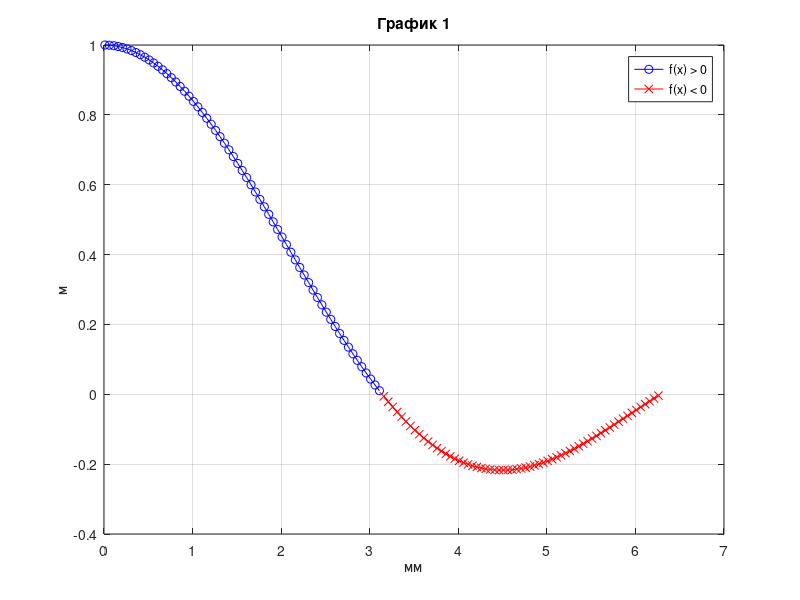
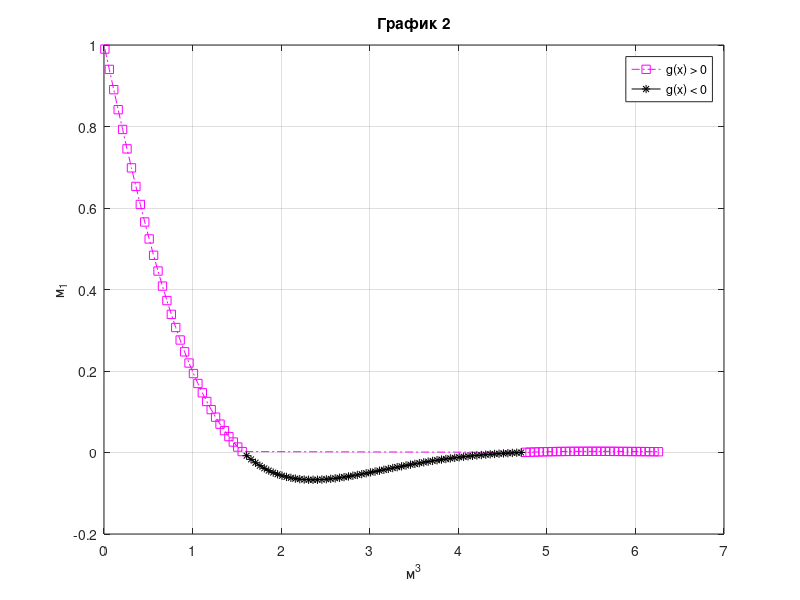
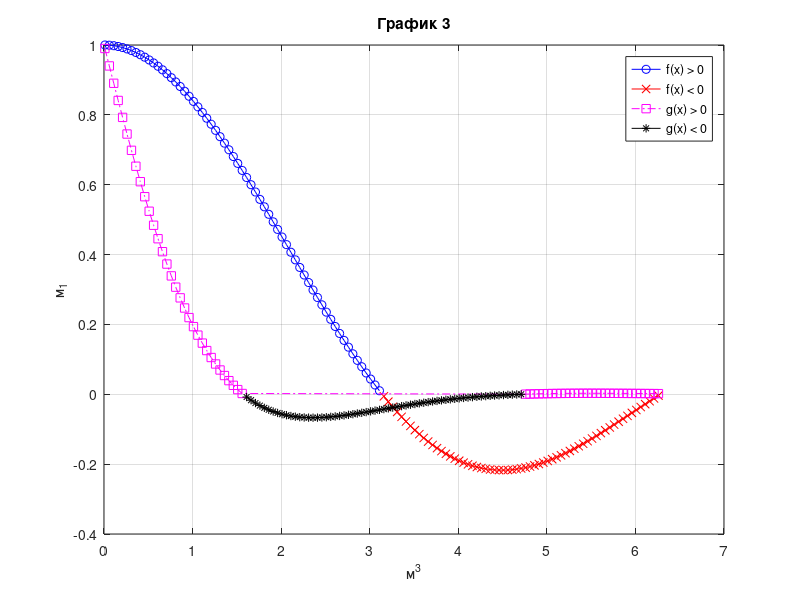
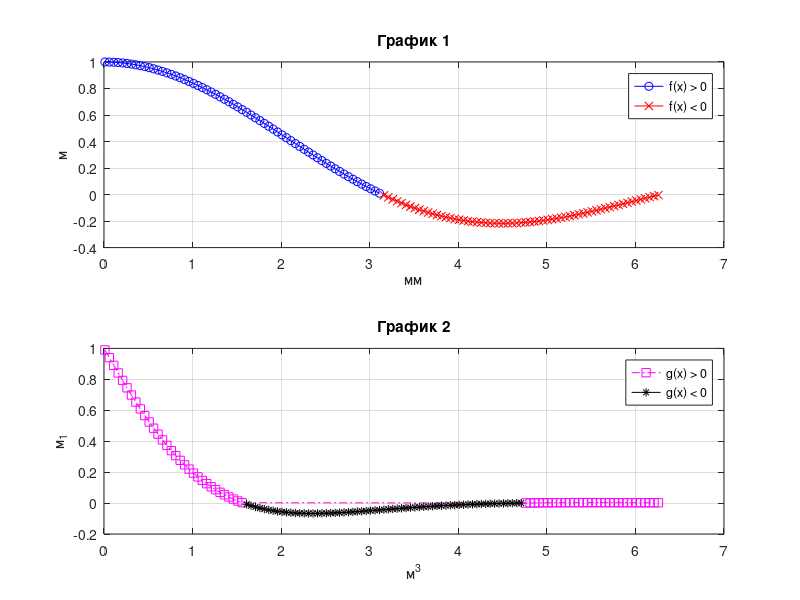

The MATLAB source for these figures, in order:
%% 1
x = 0.01:0.05:2*pi
f = sin(x)./x
g = exp(-x).*cos(x)

% В отдельных окнах
figure;
f1 = f(find(f > 0)); xf1 = x(find(f > 0));
f2 = f(find(f < 0)); xf2 = x(find(f < 0));
plot(xf1, f1, 'bo-', xf2, f2, 'rx-');
title('График 1');
legend('f(x) > 0', 'f(x) < 0', 'Location',"best");
xlabel('мм');
ylabel('м');
grid on;
figure;
g1 = g(find(g > 0)); xg1 = x(find(g > 0));
g2 = g(find(g < 0)); xg2 = x(find(g < 0));
plot(xg1, g1, 'ms-.', xg2, g2, 'k*-');
title('График 2');
legend('g(x) > 0', 'g(x) < 0', 'Location',"best");
xlabel('м^3');
ylabel('м_1');
grid on;

% В одном, на одном
figure;
plot(xf1, f1, 'bo-', xf2, f2, 'rx-', xg1, g1, 'ms-.', xg2, g2, 'k*-');
title('График 3');
legend('f(x) > 0', 'f(x) < 0', 'g(x) > 0', 'g(x) < 0', 'Location',"best");
xlabel('м^3');
ylabel('м_1');
grid on;

% В одном на разных
figure;
subplot(2, 1, 1);
plot(xf1, f1, 'bo-', xf2, f2, 'rx-');
title('График 1');
legend('f(x) > 0', 'f(x) < 0', 'Location',"best");
xlabel('мм');
ylabel('м');
grid on;
subplot(2, 1, 2);
plot(xg1, g1, 'ms-.', xg2, g2, 'k*-');
title('График 2');
legend('g(x) > 0', 'g(x) < 0', 'Location',"best");
xlabel('м^3');
ylabel('м_1');
grid on;

%% 2
[X, Y] = meshgrid(-1:0.05:1, -1:0.05:1);
Z = (sin(X.^2) + cos(Y.^2)).^(X.*Y) %4*sin(2*pi*X).*cos(1.5*pi*Y).*(1 - X.^2).*Y.* (1 - Y);

figure;
subplot(2, 2, 1);
mesh(X, Y, Z);
title('Каркасная поверхность');
legend('z(x, y)', 'Location',"best");
xlabel('x');
ylabel('y');
zlabel('z');

subplot(2, 2, 2);
surf(X, Y, Z);
colorbar;
title('Залитой цветом каркасной поверхностью');
legend('z(x, y)', 'Location',"best");
xlabel('x');
ylabel('y');
zlabel('z');

subplot(2, 2, 3);
levels = -2:0.01:2;
contour3(X, Y, Z, levels);
colorbar;
title('Промаркированными линиями уровня');
legend('z(x, y)', 'Location',"best");
xlabel('x');
ylabel('y');
zlabel('z');

subplot(2, 2, 4);
[Az, El] = view;
surfl(X, Y, Z, [(Az-90), 0]);
shading interp;
title('Освешенной поверхностью.');
legend('z(x, y)', 'Location',"best");
xlabel('x');
ylabel('y');
zlabel('z');

%% 3

% что то лютое